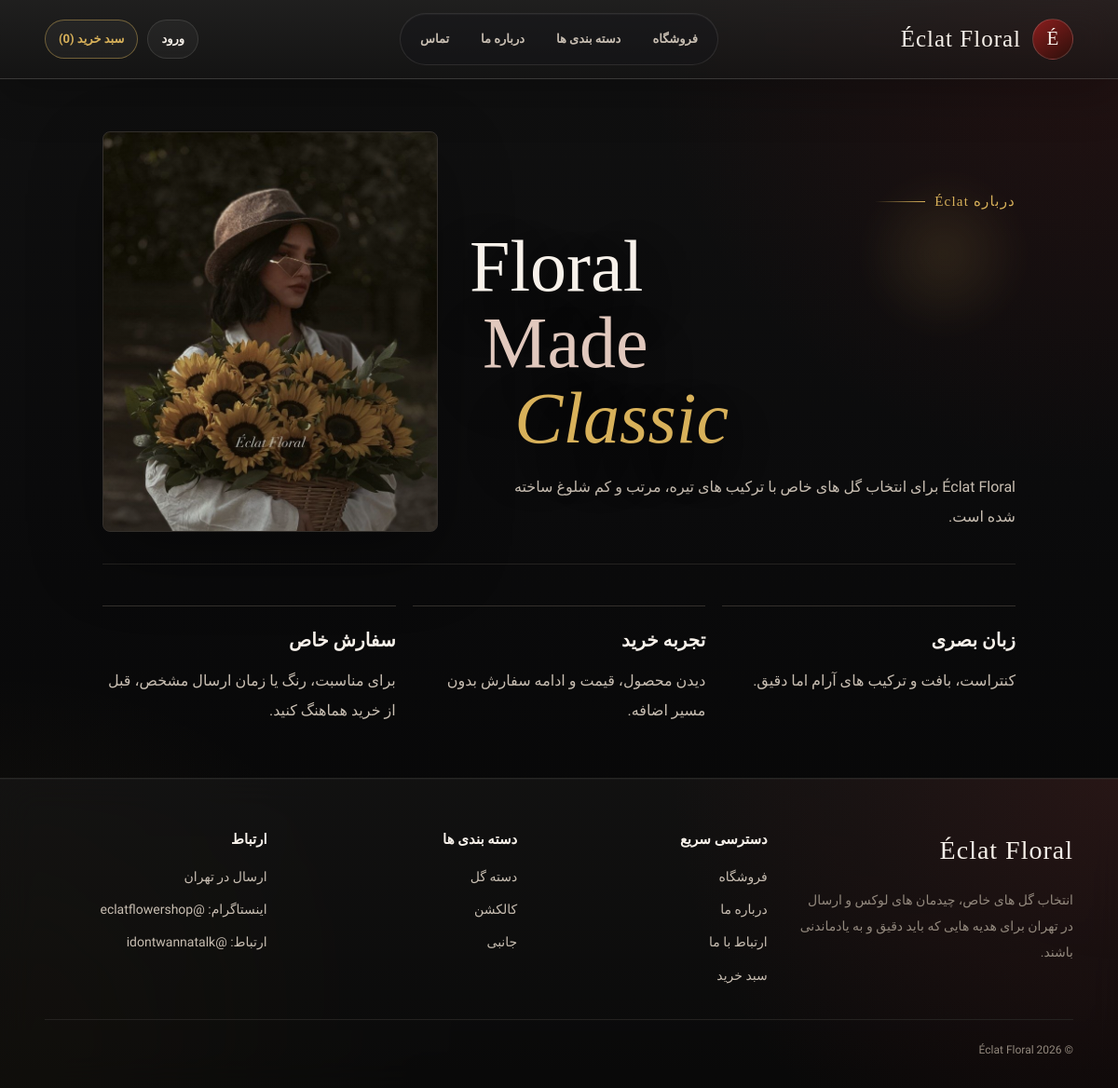
The page /about/ on the database its author committed.
### shop/models.py (models this page shows, shortened)
class Category(models.Model):
    name = models.CharField(max_length=200, verbose_name="نام دسته‌بندی")
    slug = models.SlugField(max_length=200, unique=True, verbose_name="آدرس کوتاه")
    parent = models.ForeignKey(
        'self',
        on_delete=models.CASCADE,
        null=True,
        blank=True,
        related_name='children',
        verbose_name="دسته‌بندی مادر",
    )
    class Meta:
        ordering = ['name']
        verbose_name = "دسته‌بندی"
        verbose_name_plural = "دسته‌بندی‌ها"
    def get_absolute_url(self):
        return reverse('shop:product_list_by_category', args=[self.slug])

### shop/views.py (the view)
# urls.py: path('about/', views.about, name='about'),
def about(request):
    return render(request, 'shop/about.html')

### basket/context_processors.py (called while the page is built)
def basket(request):
    return {'basket': Basket(request)}

### cart/cart.py (called while the page is built)
    def __len__(self):
        return sum(item['quantity'] for item in self.cart.values())

### cart/context_processors.py (called while the page is built)
def cart(request):
    return {'cart': Cart(request)}

### shop/context_processors.py (called while the page is built)
def category_list(request):
    category_order = Case(
        When(name='دسته گل', then=Value(0)),
        When(name='کالکشن', then=Value(1)),
        When(name='جانبی', then=Value(2)),
        default=Value(3),
        output_field=IntegerField(),
    )
    categories = Category.objects.filter(parent__isnull=True).order_by(category_order, 'name')
    return {'categories': categories}

### shop/Templates/Shop/about.html (shortened to what this page needs)
{% extends "shop/base.html" %}
{% block content %}
<section class="about-page">
    <div class="about-hero">
        <div class="about-title-wrap">
            <span class="about-kicker">درباره Éclat</span>
            <h1 class="disperse-title" aria-label="Floral Made Classic">
                <span class="disperse-word scramble-word" tabindex="0" data-scramble-text="Floral">Floral</span>
                <span class="disperse-word scramble-word" tabindex="0" data-scramble-text="Made">Made</span>
                <span class="disperse-word scramble-word" tabindex="0" data-scramble-text="Classic">Classic</span>
            </h1>
            <p class="about-copy">Éclat Floral برای انتخاب گل های خاص با ترکیب های تیره، مرتب و کم شلوغ ساخته شده است.</p>
        </div>
        <div class="about-image" role="img" aria-label="سبد گل آفتابگردان با امضای Éclat Floral"></div>
    </div>
    <div class="about-grid">
        <section class="about-section">
            <h2>زبان بصری</h2>
            <p>کنتراست، بافت و ترکیب های آرام اما دقیق.</p>
        </section>
        <section class="about-section">
            <h2>تجربه خرید</h2>
            <p>دیدن محصول، قیمت و ادامه سفارش بدون مسیر اضافه.</p>
        </section>
        <section class="about-section">
            <h2>سفارش خاص</h2>
            <p>برای مناسبت، رنگ یا زمان ارسال مشخص، قبل از خرید هماهنگ کنید.</p>
        </section>
    </div>
</section>
{% endblock %}

### shop/Templates/Shop/base.html (shortened to what this page needs)
<!DOCTYPE html>
<html lang="fa" dir="rtl">
<head>
</head>
<body>
    <header class="site-header">
        <div class="header-inner">
            <a class="brand-block" href="{% url 'shop:product_list' %}" aria-label="صفحه اصلی Éclat Floral">
                <span class="brand-mark" aria-hidden="true">É</span>
                <span>
                    <span class="logo">Éclat Floral</span>
                </span>
            </a>
            <nav class="main-nav" id="main-navigation" aria-label="منوی اصلی">
                <a class="nav-link" href="{% url 'shop:product_list' %}">فروشگاه</a>
                <div class="category-menu">
                    <button class="category-toggle" type="button" aria-haspopup="true" aria-expanded="false">دسته بندی ها</button>
                </div>
                <a class="nav-link" href="{% url 'shop:about' %}">درباره ما</a>
                <a class="nav-link" href="{% url 'shop:contact' %}">تماس</a>
            </nav>
            <div class="header-actions">
                {% if request.user.is_authenticated %}
                    <a class="header-pill" href="{% url 'accounts:profile' %}">حساب من</a>
                {% else %}
                    <a class="header-pill" href="{% url 'accounts:login' %}">ورود</a>
                {% endif %}
                <a class="header-pill cart-link" href="{% url 'cart:cart_detail' %}">سبد خرید ({{ cart|length }})</a>
            </div>
        </div>
    </header>
    <main>
        {% block content %}
        {% endblock %}
    </main>
    <footer class="site-footer">
        <div class="footer-inner">
            <section>
                <div class="footer-brand">Éclat Floral</div>
                <p class="footer-copy">انتخاب گل های خاص، چیدمان های لوکس و ارسال در تهران برای هدیه هایی که باید دقیق و به یادماندنی باشند.</p>
            </section>
            <section class="footer-col">
                <h3>دسترسی سریع</h3>
                <a href="{% url 'shop:product_list' %}">فروشگاه</a>
                <a href="{% url 'shop:about' %}">درباره ما</a>
                <a href="{% url 'shop:contact' %}">ارتباط با ما</a>
                <a href="{% url 'cart:cart_detail' %}">سبد خرید</a>
            </section>
            <section class="footer-col">
                <h3>دسته بندی ها</h3>
                {% for category in categories|slice:":4" %}
                    <a href="{{ category.get_absolute_url }}">{{ category.name }}</a>
                {% empty %}
                    <span>به زودی</span>
                {% endfor %}
            </section>
            <section class="footer-col">
                <h3>ارتباط</h3>
                <span>ارسال در تهران</span>
                <span>اینستاگرام: @eclatflowershop</span>
                <span>ارتباط: @idontwannatalk</span>
            </section>
        </div>
        <div class="footer-bottom">© 2026 Éclat Floral</div>
    </footer>
</body>
</html>

### shop/Templates/Shop/about.html (style rules this page uses)
.about-page { width: min(980px, 100%); margin: 0 auto; }
.about-hero { display: grid; grid-template-columns: minmax(0, 1fr) minmax(240px, 360px); gap: 34px; align-items: end; margin-bottom: 44px; padding-bottom: 34px; border-bottom: 1px solid var(--border-soft); }
.about-title-wrap { position: relative; isolation: isolate; }
.about-title-wrap::before { content: ""; position: absolute; inset: -24px -18px auto auto; z-index: -1; width: 190px; height: 190px; border-radius: 50%; background: radial-gradient(circle, rgba(216, 177, 90, 0.16), transparent 66%); filter: blur(12px); opacity: 0.78; }
.about-kicker { display: inline-flex; align-items: center; gap: 10px; margin-bottom: 16px; color: var(--gold); font-family: var(--font-brand); font-size: 15px; letter-spacing: 0.08em; }
.about-kicker::after { content: ""; width: 54px; height: 1px; background: linear-gradient(90deg, transparent, var(--gold)); }
.about-hero h1 { margin: 0 0 18px; font-family: var(--font-brand); font-size: clamp(42px, 7vw, 78px); font-weight: 500; line-height: 1.02; }
.disperse-title { display: grid; gap: 2px; direction: ltr; text-align: left; }
.disperse-word { display: inline-flex; width: max-content; max-width: 100%; color: var(--text); cursor: default; text-shadow: 0 22px 60px rgba(0, 0, 0, 0.45); white-space: nowrap; }
.disperse-word:nth-child(2) { color: var(--accent-soft); transform: translateX(0.18em); }
.disperse-word:nth-child(3) { color: var(--gold); transform: translateX(0.62em); font-style: italic; }
.scramble-word { min-height: 1em; outline: 0; }
.about-hero p, .about-section p { margin: 0; color: var(--muted); line-height: 2; }
.about-copy { max-width: 560px; margin-top: 18px; color: var(--muted); }
.about-image { min-height: 430px; border: 1px solid var(--border); border-radius: var(--radius); background: linear-gradient(180deg, rgba(11, 11, 12, 0.02), rgba(5, 5, 5, 0.26)), url("/media/site/ecla.jpg"); background-size: cover; background-position: center top; box-shadow: 0 28px 80px rgba(0, 0, 0, 0.32); }
.about-grid { display: grid; grid-template-columns: repeat(3, minmax(0, 1fr)); gap: 18px; }
.about-section { padding-top: 18px; border-top: 1px solid var(--border); }
.about-section h2 { margin: 0 0 10px; font-size: 20px; }

### rows shown on the page
Category: name "دسته گل"
Category: name "کالکشن"
Category: name "جانبی"

### other values the page prints
{{ cart|length }} "0"
